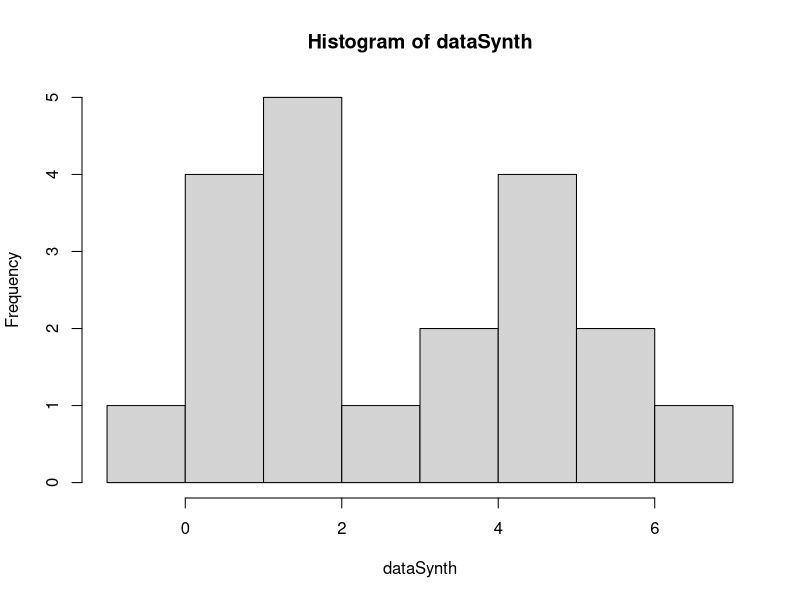
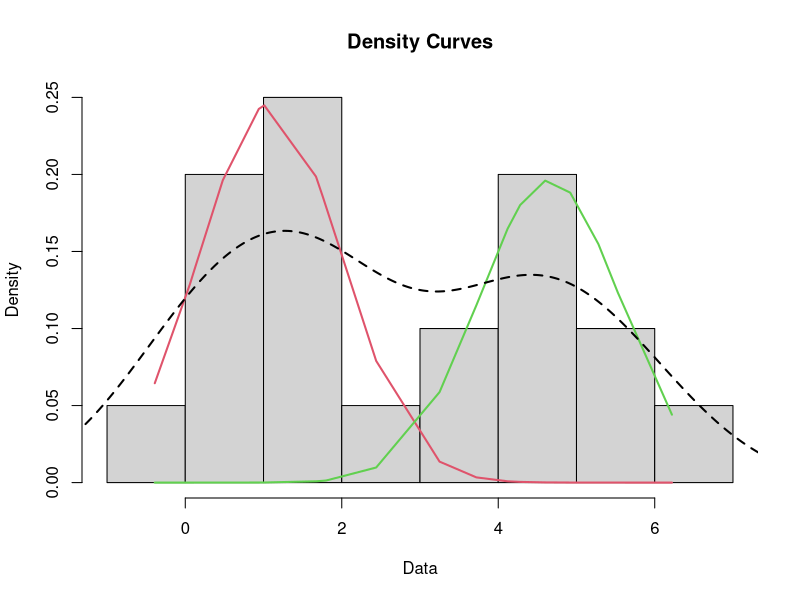
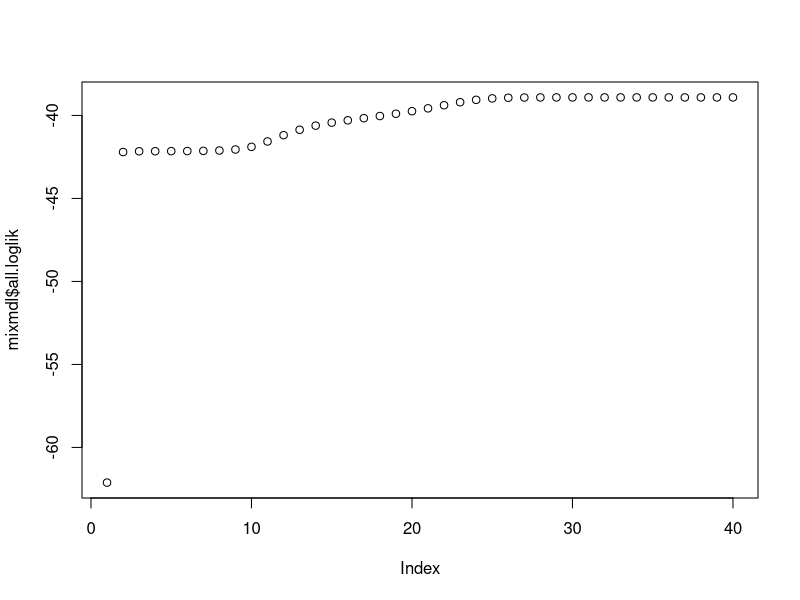

Reproduce these figures in R, in order.
dataSynth<-c(-0.39,0.12,0.94, 1.67, 1.76, 2.44, 3.72,4.28, 4.92, 5.53, 0.06, 0.48, 1.01, 1.68,1.80,3.25, 4.12, 4.60, 5.28, 6.22) 
#Histogram 
hist(dataSynth) 
#Gaussian mixture
install.packages("mixtools")
library(mixtools)
mixmdl = normalmixEM(dataSynth)  # default k=2 components
mixmdl 
summary(mixmdl) 
plot(mixmdl,which=2) 
lines(density(dataSynth), lty=2, lwd=2) 
mixmdl$lambda 
mixmdl$mu 
mixmdl$sigma 
plot(mixmdl$all.loglik)
